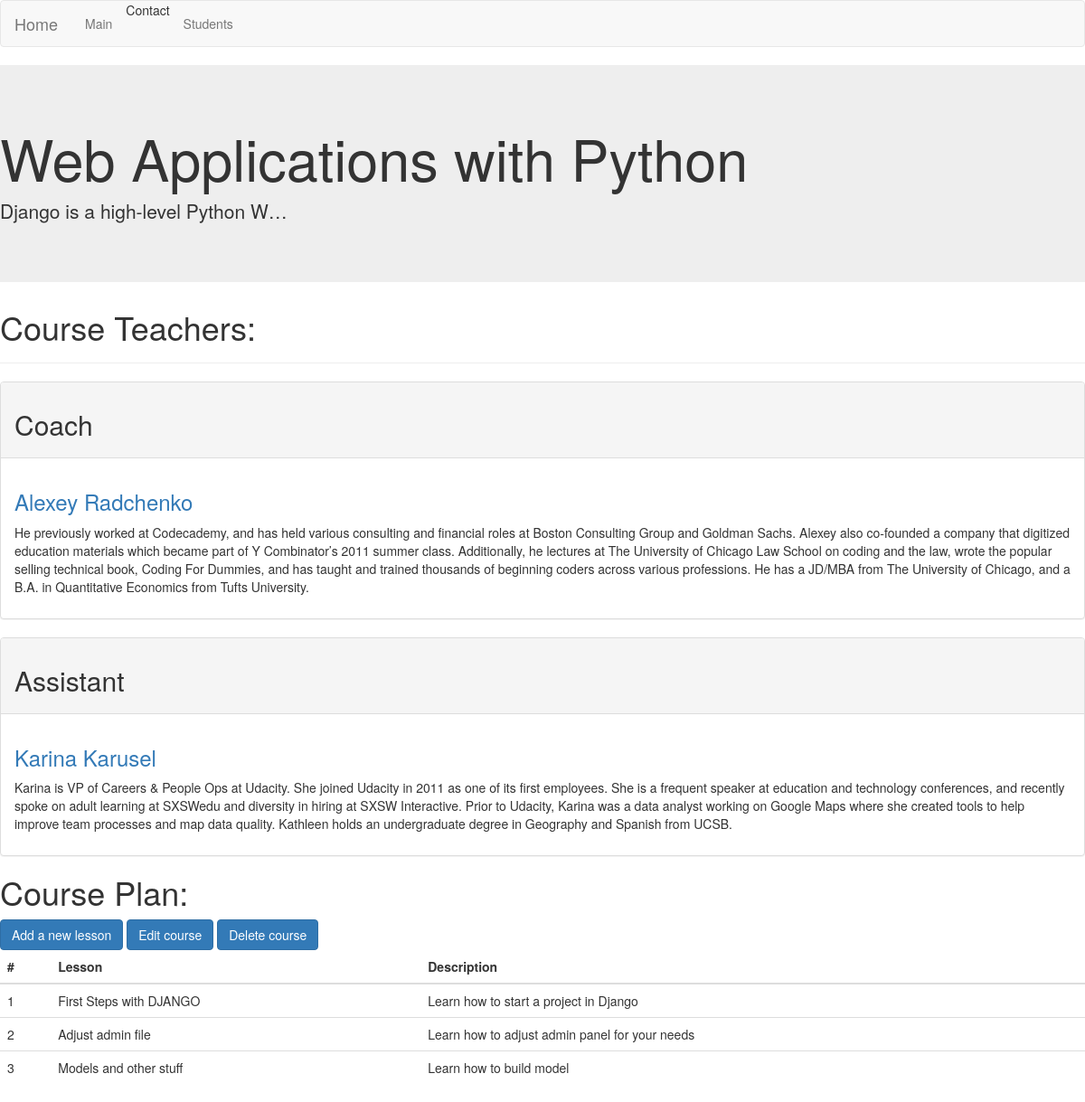
The page /courses/1/ on the database as committed earlier.
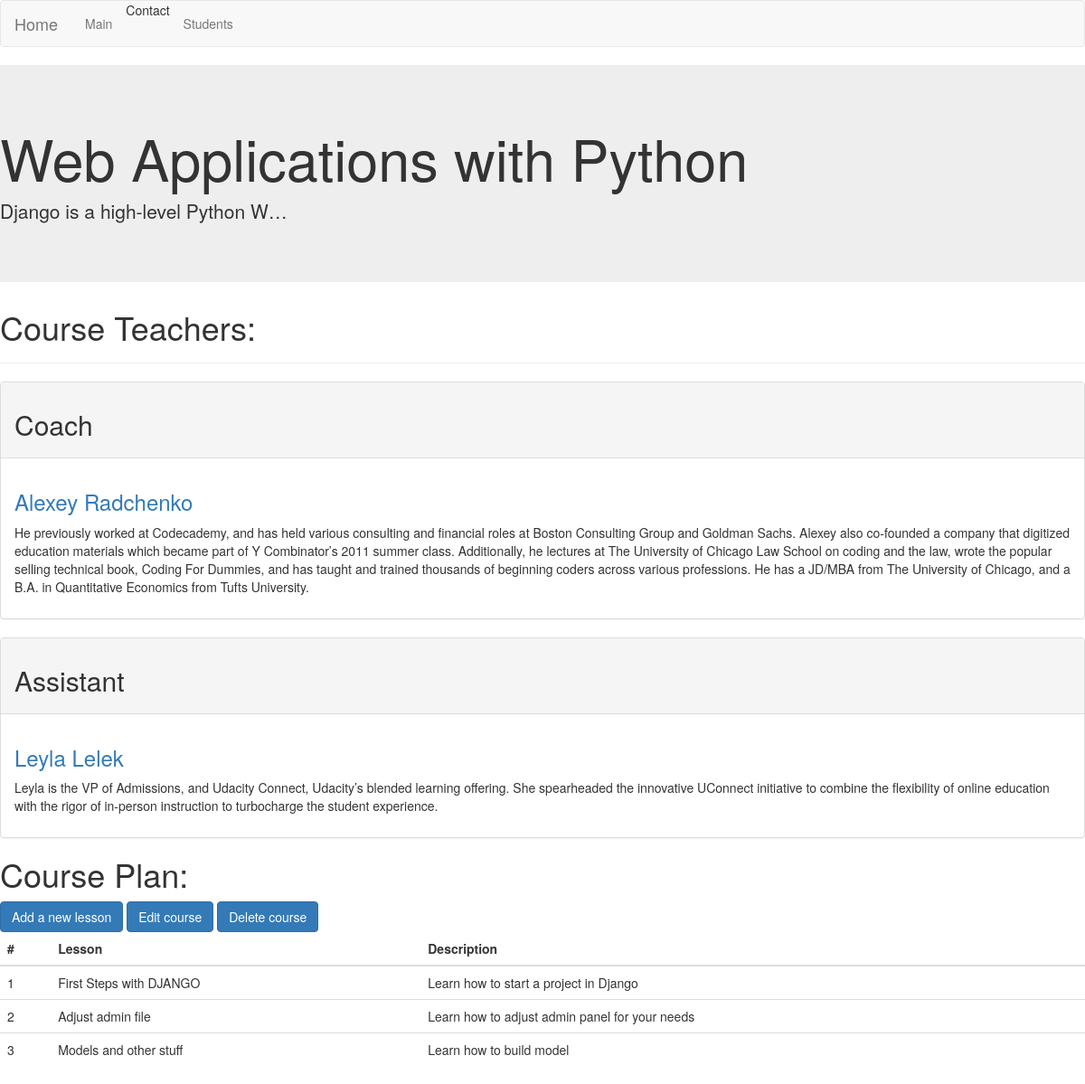
The same page on the database as committed later.
### courses/models.py (models this page shows, shortened)
class Course(models.Model):
    name = models.CharField(max_length = 100)
    short_description = models.CharField(max_length = 220)
    description = models.TextField()
    coach = models.ForeignKey(Coach, blank=True, null=True, related_name='coach_courses', on_delete = models.CASCADE)
    assistant = models.ForeignKey(Coach, blank=True, null=True, related_name = 'assistant_courses', on_delete=models.CASCADE)

### coaches/models.py (models this page shows, shortened)
class Coach(models.Model):
    user = models.OneToOneField(User, on_delete=models.CASCADE)
    date_of_birth = models.DateField(blank = True, null = True)
    gender = models.CharField(max_length = 1, choices = (('M', 'Male'),('F', 'Female')))
    phone = models.CharField(max_length = 14, blank = True, null=True)
    address = models.CharField(max_length = 20, blank = True, null=True)
    skype = models.CharField(max_length = 20, blank = True, null=True)
    description =models.TextField(max_length = 2000, blank= True, null=True)

### courses/views.py (the view)
# urls.py: url(r'^(?P<pk>[0-9]+)/$', views.DetailView.as_view(), name='detail'),
class DetailView(generic.DetailView):
    context_object_name = 'course'
    model = Course
    template_name = 'courses/detail.html'

### courses/templates/courses/detail.html (shortened to what this page needs)
{% extends "base.html" %}
{% block main_content %}
<div class="jumbotron">
  <h1 class="display-4">{{ course.name }}</h1>
  <p class="lead">{{ course.description|truncatechars:32 }}</p>
</div>
<h1>Course Teachers:</h1>
    <hr>
    <div class="panel panel-default">
      <div class="panel-heading"><h2>Coach</h2></div>
      <div class="panel-body">
          {% if course.coach.id is not null %}<h3><a href="{% url 'coaches:coach_details' course.coach.id %}">{{ course.coach.user.first_name }} {{ course.coach.user.last_name }}</a></h3>
          <p>{{ course.coach.description }}</p>
          {% endif %}
      </div>
    </div>
    <div class="panel panel-default">
      <div class="panel-heading"><h2>Assistant</h2></div>
      <div class="panel-body">
          {% if course.assistant.id is not null %}
          <h3><a href="{% url 'coaches:coach_details' course.assistant.id %}">{{ course.assistant.user.first_name }} {{ course.assistant.user.last_name }}</a></h3>
          <p>{{ course.assistant.description }}</p>
          {% endif %}
      </div>
    </div>
<h1>Course Plan:</h1>
<button type="button" class="btn btn-primary"><a href="add" style="color:inherit">
    Add a new lesson</a></button>
<button type="button" class="btn btn-primary"><a href="../edit/{{course.id}}" style="color:inherit">
    Edit course</a></button>
<button type="button" class="btn btn-primary"><a href="../remove/{{course.id }}" style="color:inherit">
    Delete course</a></button>
<table class="table">
  <thead>
    <tr>
      <th scope="row">#</th>
      <th scope="col">Lesson</th>
      <th scope="col">Description</th>
    </tr>
  </thead>
  <tbody>
  {% for lesson in course.lesson_set.all %}
    <tr>
      <td>{{ lesson.order }}</td>
      <td>{{ lesson.subject }}</a></td>
      <td>{{ lesson.description }}</td>
    </tr>
{% endfor %}
  </tbody>
</table>
{% endblock main_content %}

Rows that differ between the two databases and show on the page:
changed Course "Web Applications with Python": assistant.user.first_name "Karina" → "Leyla"; assistant.user.last_name "Karusel" → "Lelek"; assistant.description "Karina is VP of Careers & People Ops at Udacity. She joined Udacity in 2011 as one of its first employees. She is a frequent speaker at education and technology conferences, and recently spoke on adult learning at SXSWedu and diversity in hiring at SXSW Interactive. Prior to Udacity, Karina was a data analyst working on Google Maps where she created tools to help improve team processes and map data quality. Kathleen holds an undergraduate degree in Geography and Spanish from UCSB." → "Leyla is the VP of Admissions, and Udacity Connect, Udacity’s blended learning offering. She spearheaded the innovative UConnect initiative to combine the flexibility of online education with the rigor of in-person instruction to turbocharge the student experience."
